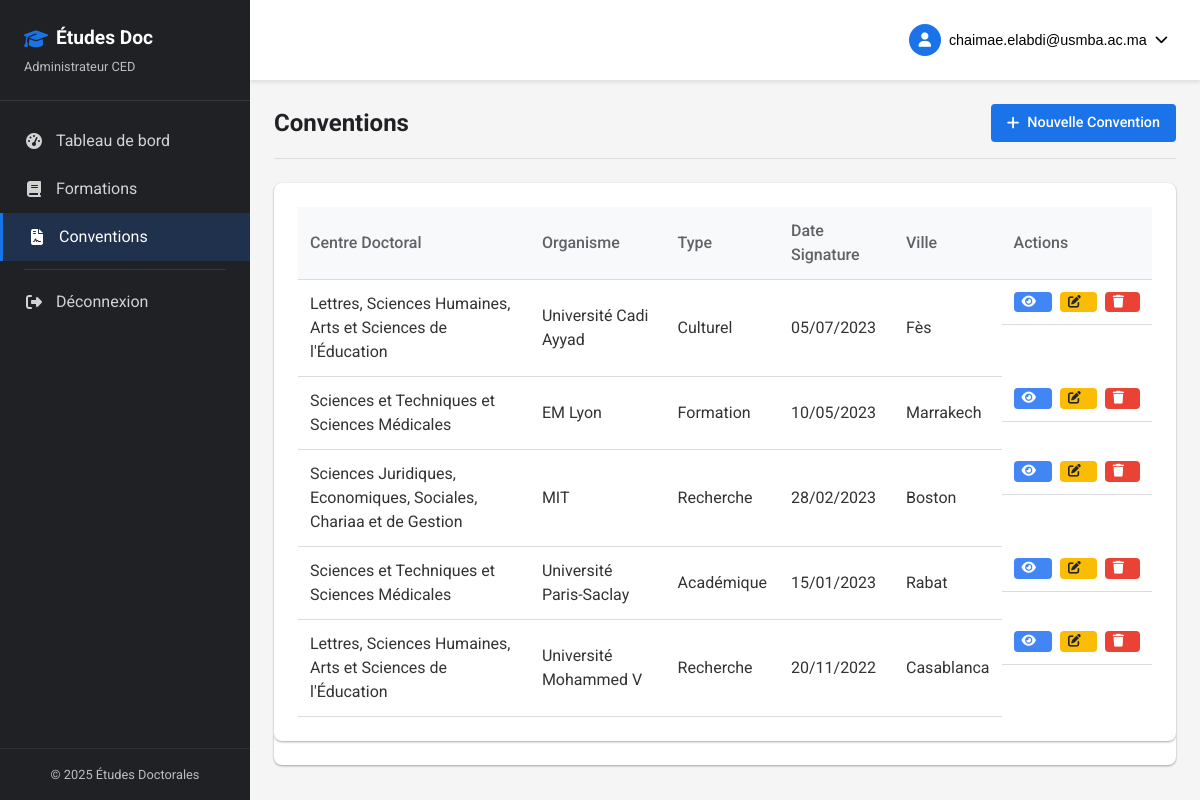
Screenshot of /conventions.php (signed in) with the database file from the repository.
### tables this page shows
CREATE TABLE `conventions` (
  `id` int(11) NOT NULL,
  `titre` varchar(255) NOT NULL,
  `ced_id` int(11) NOT NULL,
  `organisme_id` int(11) NOT NULL,
  `date_signature` date DEFAULT NULL,
  `objectifs` text DEFAULT NULL,
  `type` text DEFAULT NULL,
  `ville` varchar(255) DEFAULT NULL,
  `date_debut` date DEFAULT NULL,
  `date_fin` date DEFAULT NULL
);

CREATE TABLE `ced` (
  `id` int(11) NOT NULL,
  `nom` varchar(255) NOT NULL,
  `directeur` varchar(100) DEFAULT NULL,
  `email_contact` varchar(100) DEFAULT NULL,
  `gsm` varchar(20) DEFAULT NULL
);

CREATE TABLE `organismes` (
  `id` int(11) NOT NULL,
  `nom` varchar(255) NOT NULL,
  `type` varchar(100) DEFAULT NULL,
  `universite_etrangere` varchar(255) DEFAULT NULL,
  `universite_marocaine` varchar(255) DEFAULT NULL
);

### includes/functions.php (called while the page is built, shortened)
<?php
function formatDate($date) {
    $timestamp = strtotime($date);
    return date("d/m/Y", $timestamp);
}
?>

### conventions.php (the view, shortened to what this page needs)
<?php
require_once "includes/header.php";
$sql = "SELECT c.*, o.nom as organisme_nom, ced.nom as ced_nom
        FROM conventions c
        JOIN organismes o ON c.organisme_id = o.id
        JOIN ced ON c.ced_id = ced.id
        ORDER BY c.date_signature DESC";
$conventions = $conn->query($sql);
?>
<div class="page-header">
    <h1>Conventions</h1>
    <a href="convention_add.php" class="btn btn-primary">
        <i class="fas fa-plus"></i> Nouvelle Convention
    </a>
</div>
<div class="data-container">
    <div class="card">
        <div class="card-content">
            <div class="table-responsive">
                <table class="table">
                    <thead>
                        <tr>
                            <th>Centre Doctoral</th>
                            <th>Organisme</th>
                            <th>Type</th>
                            <th>Date Signature</th>
                            <th>Ville</th>
                            <th>Actions</th>
                        </tr>
                    </thead>
                    <tbody>
                        <?php if ($conventions && $conventions->num_rows > 0): ?>
                            <?php while ($convention = $conventions->fetch_assoc()): ?>
                                <tr>
                                    <td><?php echo $convention['ced_nom']; ?></td>
                                    <td><?php echo $convention['organisme_nom']; ?></td>
                                    <td><?php echo $convention['type']; ?></td>
                                    <td><?php echo formatDate($convention['date_signature']); ?></td>
                                    <td><?php echo $convention['ville']; ?></td>
                                    <td class="actions">
                                        <a href="convention_details.php?id=<?php echo $convention['id']; ?>" class="btn btn-sm btn-info" title="Détails">
                                            <i class="fas fa-eye"></i>
                                        </a>
                                        <a href="convention_edit.php?id=<?php echo $convention['id']; ?>" class="btn btn-sm btn-warning" title="Modifier">
                                            <i class="fas fa-edit"></i>
                                        </a>
                                        <a href="#" class="btn btn-sm btn-danger" title="Supprimer"
                                           onclick="confirmDelete(<?php echo $convention['id']; ?>, '<?php echo addslashes($convention['type']); ?>')">
                                            <i class="fas fa-trash"></i>
                                        </a>
                                    </td>
                                </tr>
                            <?php endwhile; ?>
                        <?php else: ?>
                            <tr>
                                <td colspan="6" class="text-center">Aucune convention trouvée</td>
                            </tr>
                        <?php endif; ?>
                    </tbody>
                </table>
            </div>
        </div>
    </div>
</div>
<?php
require_once "includes/footer.php";
?>

### assets/css/style.css (style rules this page uses)
:root { --primary-color: #1a73e8; --primary-hover: #1669d8; --secondary-color: #5f6368; --accent-color: #34a853; --danger-color: #ea4335; --warning-color: #fbbc05; --light-color: #f8f9fa; --dark-color: #202124; --border-color: #dadce0; --success-color: #34a853; --info-color: #4285f4; --box-shadow: 0 1px 3px rgba(0, 0, 0, 0.12), 0 1px 2px rgba(0, 0, 0, 0.24); --transition: all 0.3s cubic-bezier(0.25, 0.8, 0.25, 1); }
* { margin: 0; padding: 0; box-sizing: border-box; }
body { font-family: 'Roboto', sans-serif; font-size: 16px; line-height: 1.5; color: #333; background-color: #f5f5f5; }
a { text-decoration: none; color: var(--primary-color); }
.btn { display: inline-flex; align-items: center; justify-content: center; padding: 0.5rem 1rem; border-radius: 4px; font-size: 0.9rem; font-weight: 500; cursor: pointer; transition: var(--transition); border: none; outline: none; text-align: center; }
.btn i { margin-right: 0.5rem; }
.btn-primary { background-color: var(--primary-color); color: white; }
.btn-danger { background-color: var(--danger-color); color: white; }
.btn-warning { background-color: var(--warning-color); color: #212529; }
.btn-info { background-color: var(--info-color); color: white; }
.btn-sm { padding: 0.25rem 0.5rem; font-size: 0.8rem; }
.card { background-color: white; border-radius: 8px; box-shadow: var(--box-shadow); overflow: hidden; margin-bottom: 1.5rem; }
.card-content { padding: 1.5rem; }
.table-responsive { overflow-x: auto; }
.table { width: 100%; border-collapse: collapse; }
.table th, .table td { padding: 0.75rem; text-align: left; border-bottom: 1px solid var(--border-color); }
.table th { background-color: #f8f9fa; font-weight: 500; color: var(--secondary-color); }
.table .actions { display: flex; gap: 0.5rem; }

### assets/css/dashboard.css (style rules this page uses)
.page-header { display: flex; justify-content: space-between; align-items: center; margin-bottom: 1.5rem; padding-bottom: 1rem; border-bottom: 1px solid var(--border-color); }
.page-header h1 { margin: 0; font-size: 1.5rem; color: var(--dark-color); }
.data-container { background-color: white; border-radius: 8px; box-shadow: var(--box-shadow); overflow: hidden; }

### rows the page displays
conventions: ced.nom "Lettres, Sciences Humaines, Arts et Sciences de l'Éducation", organisme.nom "Université Cadi Ayyad", type "Culturel", date_signature "05/07/2023", ville "Fès"
conventions: ced.nom "Sciences et Techniques et Sciences Médicales", organisme.nom "EM Lyon", type "Formation", date_signature "10/05/2023", ville "Marrakech"
conventions: ced.nom "Sciences Juridiques, Economiques, Sociales, Chariaa et de Gestion", organisme.nom "MIT", type "Recherche", date_signature "28/02/2023", ville "Boston"
conventions: ced.nom "Sciences et Techniques et Sciences Médicales", organisme.nom "Université Paris-Saclay", type "Académique", date_signature "15/01/2023", ville "Rabat"
conventions: ced.nom "Lettres, Sciences Humaines, Arts et Sciences de l'Éducation", organisme.nom "Université Mohammed V", type "Recherche", date_signature "20/11/2022", ville "Casablanca"

### other values shown
getUserRoleDisplay() "Administrateur CED"
getUserEmail() "chaimae.elabdi@usmba.ac.ma"
